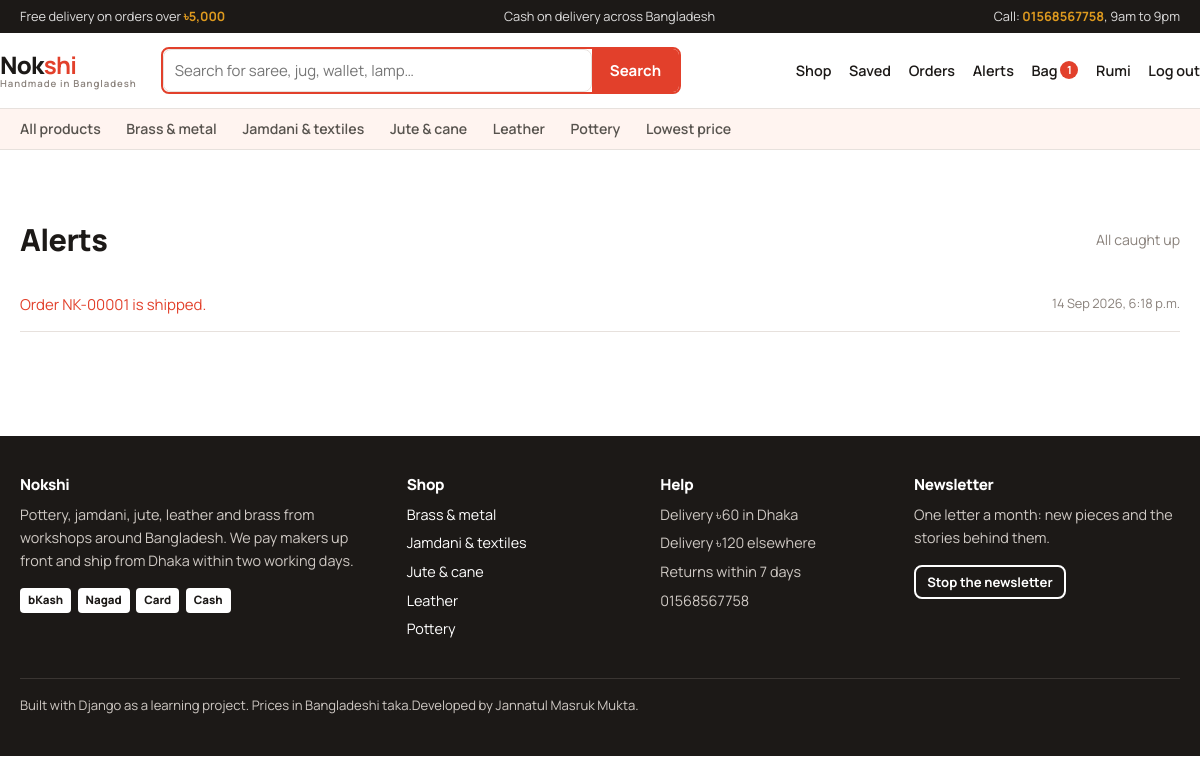
Screenshot of /notifications/ (signed in) with the database file from the repository.
### products/models.py (models this page shows, shortened)
class CustomUser(AbstractUser):
    middle_name = models.CharField(max_length=150, blank=True)
    email = models.EmailField(unique=True)
    REQUIRED_FIELDS = ["email"]
    class Meta:
        verbose_name = "user"
        verbose_name_plural = "users"

class Category(models.Model):
    name = models.CharField(max_length=120, unique=True)
    slug = models.SlugField(max_length=140, unique=True, blank=True)
    description = models.CharField(max_length=255, blank=True)
    image = models.ImageField(upload_to="categories/", blank=True)
    class Meta:
        verbose_name_plural = "categories"
        ordering = ["name"]
    def get_absolute_url(self):
        return f"{reverse('product_list')}?category={self.slug}"

class Notification(models.Model):
    customer = models.ForeignKey(
        Customer, on_delete=models.CASCADE, related_name="notifications"
    )
    message = models.CharField(max_length=255)
    link = models.CharField(max_length=255, blank=True)
    is_read = models.BooleanField(default=False)
    created_at = models.DateTimeField(auto_now_add=True)
    class Meta:
        ordering = ["-created_at"]

### products/views.py (the view)
# urls.py: path('notifications/', views.notifications, name='notifications'),
@login_required
def notifications(request):
    customer = request.user.customer
    notes = customer.notifications.all()
    unread = notes.filter(is_read=False)
    unread_count = unread.count()
    unread.update(is_read=True)
    return render(
        request,
        "account/notifications.html",
        {"notes": notes, "marked_read": unread_count},
    )

### products/context_processors.py (called while the page is built)
def shop_context(request):
    data = {
        'shop_name': settings.SHOP_NAME,
        'shop_tagline': settings.SHOP_TAGLINE,
        'nav_categories': Category.objects.all()[:6],
        'cart_count': 0,
        'unread_notifications': 0,
        'is_subscribed': False,
    }
    if request.user.is_authenticated:
        customer = getattr(request.user, 'customer', None)
        if customer:
            cart = getattr(customer, 'cart', None)
            if cart:
                data['cart_count'] = cart.item_count
            data['unread_notifications'] = customer.notifications.filter(is_read=False).count()
            subscription = getattr(customer, 'subscription', None)
            data['is_subscribed'] = bool(subscription and subscription.is_active)
    return data

### products/models.py (called while the page is built)
    @property
    def item_count(self):
        return sum(item.quantity for item in self.items.all())

### products/templates/account/notifications.html (shortened to what this page needs)
{% extends "base.html" %}
{% block content %}
<div class="section-head">
  <h1>Alerts</h1>
  <p>{% if marked_read %}{{ marked_read }} new, now marked read{% else %}All caught up{% endif %}</p>
</div>
{% if notes %}
  <table>
    <tbody>
      {% for note in notes %}
        <tr>
          <td>
            {% if note.link %}<a href="{{ note.link }}">{{ note.message }}</a>{% else %}{{ note.message }}{% endif %}
          </td>
          <td class="numeric maker">{{ note.created_at|date:"j M Y, g:i a" }}</td>
        </tr>
      {% endfor %}
    </tbody>
  </table>
{% else %}
  <div class="empty-state">
    <h2>No alerts</h2>
    <p>We will write here when an order changes state.</p>
  </div>
{% endif %}
{% endblock %}

### products/templates/base.html (shortened to what this page needs)
{% load static %}<!DOCTYPE html>
<html lang="en">
<head>
  <link rel="stylesheet" href="{% static 'css/style.css' %}">
</head>
<body>
<div class="ticker">
  <div class="shell">
    <span>Free delivery on orders over <strong>৳5,000</strong></span>
    <span>Cash on delivery across Bangladesh</span>
    <span>Call: <strong>01568567758</strong>, 9am to 9pm</span>
  </div>
</div>
<header class="masthead">
  <div class="shell masthead-inner">
    <a class="wordmark" href="{% url 'home' %}">Nok<b>shi</b><span>{{ shop_tagline }}</span></a>
    <form class="header-search" method="get" action="{% url 'product_list' %}" role="search">
      <input type="search" name="q" placeholder="Search for saree, jug, wallet, lamp…" aria-label="Search products">
      <button type="submit">Search</button>
    </form>
    <nav>
      <a href="{% url 'product_list' %}">Shop</a>
      {% if user.is_authenticated %}
        <a href="{% url 'wishlist' %}">Saved</a>
        <a href="{% url 'order_list' %}">Orders</a>
        <a href="{% url 'notifications' %}">Alerts{% if unread_notifications %}<span class="pill">{{ unread_notifications }}</span>{% endif %}</a>
        <a href="{% url 'cart_detail' %}">Bag{% if cart_count %}<span class="pill">{{ cart_count }}</span>{% endif %}</a>
        <a href="{% url 'profile' %}">{{ user.first_name|default:user.username }}</a>
        <form method="post" action="{% url 'logout' %}" style="display:inline">
          <button type="submit" class="linkish" style="text-decoration:none">Log out</button>
        </form>
      {% else %}
        <a href="{% url 'login' %}">Log in</a>
        <a class="btn btn-small" href="{% url 'signup' %}">Create account</a>
      {% endif %}
    </nav>
  </div>
</header>
{% if nav_categories %}
<div class="subnav">
  <div class="shell">
    <a href="{% url 'product_list' %}">All products</a>
    {% for category in nav_categories %}
      <a href="{{ category.get_absolute_url }}">{{ category.name }}</a>
    {% endfor %}
    <a href="{% url 'product_list' %}?sort=price_low">Lowest price</a>
  </div>
</div>
{% endif %}
<main>
  <div class="shell">
    {% block content %}{% endblock %}
  </div>
</main>
<footer class="footer">
  <div class="shell">
    <div class="footer-grid">
      <div>
        <h4>{{ shop_name }}</h4>
        <p>Pottery, jamdani, jute, leather and brass from workshops around Bangladesh. We pay makers up front and ship from Dhaka within two working days.</p>
        <div class="pay-row">
          <span>bKash</span><span>Nagad</span><span>Card</span><span>Cash</span>
        </div>
      </div>
      <div>
        <h4>Shop</h4>
        <ul>
          {% for category in nav_categories %}
            <li><a href="{{ category.get_absolute_url }}">{{ category.name }}</a></li>
          {% endfor %}
        </ul>
      </div>
      <div>
        <h4>Help</h4>
        <ul>
          <li>Delivery ৳60 in Dhaka</li>
          <li>Delivery ৳120 elsewhere</li>
          <li>Returns within 7 days</li>
          <li>01568567758</li>
        </ul>
      </div>
      <div>
        <h4>Newsletter</h4>
        <p>One letter a month: new pieces and the stories behind them.</p>
        {% if user.is_authenticated %}
          <form method="post" action="{% url 'toggle_subscription' %}">
            {% if is_subscribed %}
              <button type="submit" class="btn btn-small btn-danger" style="color:#fff;border-color:#fff">Stop the newsletter</button>
            {% else %}
              <button type="submit" class="btn btn-small btn-accent">Sign me up</button>
            {% endif %}
          </form>
        {% else %}
          <a class="btn btn-small btn-accent" href="{% url 'signup' %}">Create an account</a>
        {% endif %}
      </div>
    </div>
    <p class="colophon">Built with Django as a learning project. Prices in Bangladeshi taka.Developed by Jannatul Masruk Mukta.</p>
  </div>
</footer>
</body>
</html>

### rows the page displays
CustomUser: first_name "Rumi"
Category: name "Brass & metal"
Category: name "Jamdani & textiles"
Category: name "Jute & cane"
Category: name "Leather"
Category: name "Pottery"
Notification: message "Order NK-00001 is shipped.", created_at "14 Sep 2026, 6:18 p.m."

### other values shown
{{ shop_tagline }} "Handmade in Bangladesh"
{{ cart_count }} "1"
{{ shop_name }} "Nokshi"
